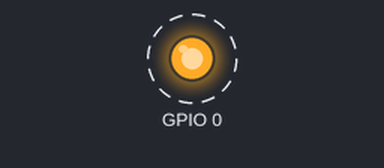
Simulated run of this program. Board: Raspberry Pi (BCM pin numbers). Shown: output pins drawn as LEDs (lit = HIGH). Dashed ring = blinking. What the program prints to the terminal is not drawn.

Above: at 0.5 s.
Timing chart, 0 to 4.6 s (numbered marks = the images above):
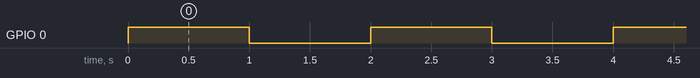

Measured:
- by itself, GPIO 0: alternates HIGH for 1.0 s and LOW for 1.0 s

The program:

blinkLed.py
```python
import gpiod
import time

try:
    gpiochip = gpiod.chip('gpiochip2')
    config_output = gpiod.line_request()
    config_output.request_type = gpiod.line_request.DIRECTION_OUTPUT
    led = gpiochip.get_line(0)
    led.request(config_output)
    while True :
        print("LED ON")
        led.set_value(1)
        time.sleep(1)
        print("LED OFF")
        led.set_value(0)
        time.sleep(1)
except:
    print("Led except")
```
